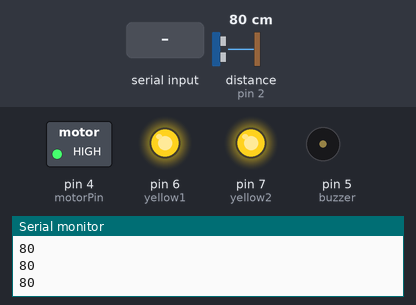
A sketch run on a simulated Arduino Uno, built with avr-gcc and run on an emulated ATmega328P. Parts: switched loads named in the sketch (green lamp = pin HIGH), output pins drawn as LEDs (lit = HIGH), buzzer (waves = sounding), the last lines printed to the serial monitor. Wiring (inferred from the names in the program): ultrasonic range finder: trigger pin 3; echo pin 2. The inputs (shaded band) are chosen by the test bench; at power-on: distance to the obstacle (sensor on pin 2) 80 cm. The echo pulse lasts 58.3 µs per cm; pins used as bus, display or sensor lines are not drawn.

Above: at 1.2 s.
1.3 s: "b" received over Serial
At 2.4 s:
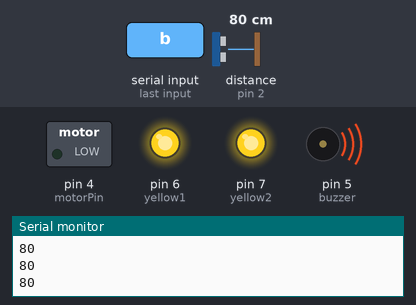
3.0 s: "a" received over Serial
At 3.7 s:
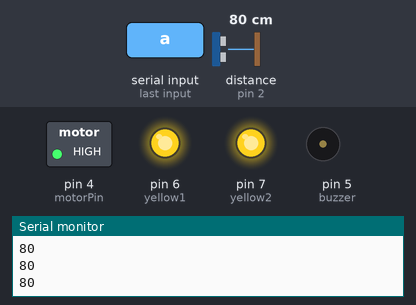
Timing chart, 0 to 6.0 s (numbered marks = the images above; inputs shaded):
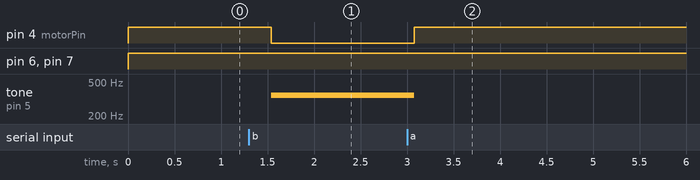

Measured:
- after the input at 1.3 s, pin 4 (motorPin): HIGH → LOW after 0.24 s; tone on pin 5 (buzzer): silent → 349 Hz after 0.24 s
- after the input at 3.0 s, pin 4 (motorPin): LOW → HIGH after 0.08 s; tone on pin 5 (buzzer): 349 Hz → silent after 0.08 s

The sketch:

Basic_UltraSonic.ino
```cpp
const int pingPin = 3; // Trigger Pin of Ultrasonic Sensor
const int echoPin = 2; // Echo Pin of Ultrasonic Sensor
const int yellow1= 6;
const int yellow2=7;
int motorPin = 4;
int buzzer=5;
long duration, inches, cm;
bool fan=true;

void setup() {
   Serial.begin(9600); // Starting Serial Terminal
   pinMode(motorPin,OUTPUT);
   pinMode(buzzer,OUTPUT);
   pinMode(pingPin, OUTPUT);
   pinMode(echoPin, INPUT);
  pinMode(yellow1,OUTPUT);
   pinMode(yellow2, OUTPUT);
}

void loop() {

digitalWrite(yellow1,HIGH);
digitalWrite(yellow2,HIGH);

    char state = Serial.read();
if (state == 'a')
    {
      fan=true;
    }
if (state == 'b')
    {
      fan=false;
    }
if (fan==true){
  digitalWrite(motorPin, HIGH);
   noTone(buzzer);
      delay(1);
  }

  if(fan==false) {
    digitalWrite(motorPin, LOW);

    tone(buzzer,349);
      delay(1);
    }
   digitalWrite(pingPin, LOW);
   delayMicroseconds(2);
   digitalWrite(pingPin, HIGH);
   delayMicroseconds(10);
   digitalWrite(pingPin, LOW);

   duration = pulseIn(echoPin, HIGH);
   cm = microsecondsToCentimeters(duration);
   Serial.println(cm);
   delay(250);


}


long microsecondsToCentimeters(long microseconds) {
   return microseconds / 29 / 2;
}
```
